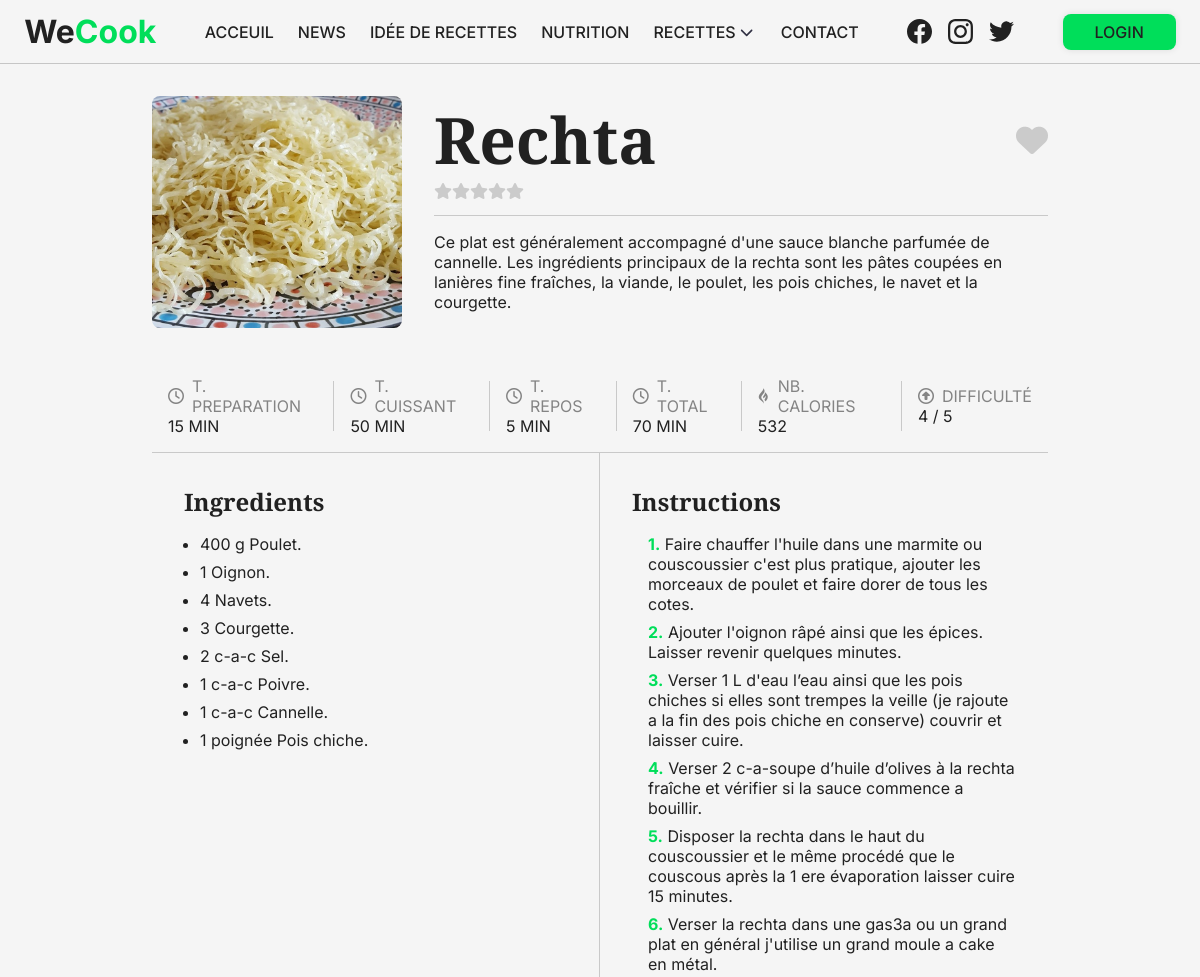
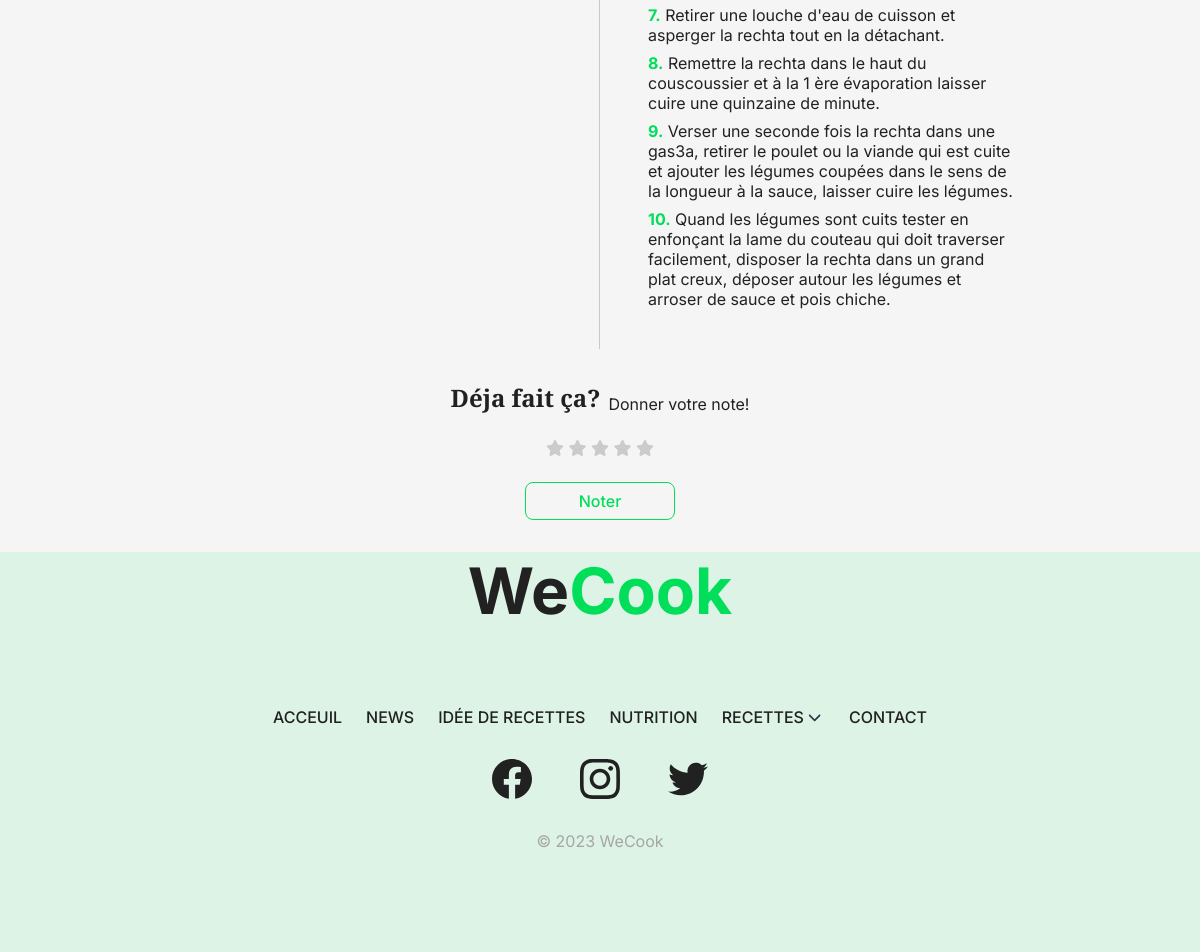
/public/recipe/907, run on the app's committed database (2 pictures, top to bottom).
### tables this page shows
CREATE TABLE `Recette` (
  `id` int(11) NOT NULL,
  `titre` text NOT NULL,
  `description` text NOT NULL,
  `image` text NOT NULL,
  `video` text,
  `creator_id` int(11) DEFAULT NULL,
  `temps_preparation` int(11) NOT NULL,
  `temps_cuisson` int(11) NOT NULL,
  `temps_repos` int(11) DEFAULT NULL,
  `difficulte` int(11) NOT NULL,
  `categorie` text NOT NULL,
  `notation` int(11) DEFAULT NULL,
  `etat` text NOT NULL,
  `healthy` tinyint(1) NOT NULL,
  `calories` int(11) DEFAULT NULL
);

CREATE TABLE `RecetteIngredient` (
  `id` int(11) NOT NULL,
  `quantite` int(11) NOT NULL,
  `unite` text NOT NULL,
  `id_recette` int(11) NOT NULL,
  `id_ingredient` int(11) NOT NULL
);

CREATE TABLE `Etape` (
  `id` int(11) NOT NULL,
  `description` text NOT NULL,
  `ordre` int(11) NOT NULL,
  `id_recette` int(11) NOT NULL
);

### app/core/App.php (called while the page is built, shortened)
<?php
require_once "Database.php";
class App
{
	private $method = 'index';
	public function splitURL()
	{
		$URL = $_GET['url'] ?? 'home';
		$URL = explode("/", trim($URL, "/"));
		return $URL;
	}
	public function loadController()
	{
		$URL = $this->splitURL();
		$filename = "../app/controllers/" . ucfirst($URL[0]) . ".php";
		if (file_exists($filename)) {
			unset($URL[0]);
		} else {
			$filename = "../app/controllers/_404.php";
			require $filename;
			$this->controller = "_404";
		}
		$controller = new $this->controller;
		call_user_func_array([$controller, $this->method], $URL);
	}
}

### public/index.php (called while the page is built, shortened)
<?php
$app = new App;
$app->loadController();

### app/core/Database.php (called while the page is built, shortened)
<?php
trait Database
{
	private function connect()
	{
		try {
			$string = "mysql:hostname=" . DBHOST . ";dbname=" . DBNAME;
			$con = new PDO($string, DBUSER, DBPASS);
		} catch (PDOException $e) {
			echo 'Échec de la connexion : ' . $e->getMessage();
			$con = null;
		}
		return $con;
	}
	public function get_row($query, $data = [])
	{
		$con = $this->connect();
		$stm = $con->prepare($query);
		$check = $stm->execute($data);
		if ($check) {
			$result = $stm->fetchAll(PDO::FETCH_OBJ);
			if (is_array($result) && count($result)) {
				return $result[0];
			}
		}
		return false;
	}
	public function get_rows($query, $data = [])
	{
		$con = $this->connect();
		$stm = $con->prepare($query);
		$check = $stm->execute($data);
		if ($check) {
			$result = $stm->fetchAll(PDO::FETCH_OBJ);
			if (is_array($result) && count($result)) {
				return $result;
			}
		}
		return false;
	}
}

### app/models/RecipeModel.php (called while the page is built, shortened)
<?php
class RecipeModel
{
    protected $table = 'Recette';
    public function getRecipeById($id)
    {
        $query = "select * from $this->table where id = :id";
        $data = array("id" => $id);
        $recipe = $this->get_row($query, $data);
        $query2 = "select * from RecetteIngredient where id_recette = :id";
        $ingredients = $this->get_rows($query2, $data);
        foreach ($ingredients as $key => $ingredient) {
            $ingredientModel = new IngredientModel();
            $ingredientName = $ingredientModel->getById($ingredient->id_ingredient);
            $ingredients[$key]->nom = $ingredientName->nom;
        }
        $steps = $this->get_rows("select * from Etape where id_recette = :id", $data);
        return array("recipe" => $recipe, "ingredients" => $ingredients, "steps" => $steps);
    }
}

### app/views/recipe.view.php (the view, shortened to what this page needs)
<?php
require_once "shared/mainLayout.php";
require_once "shared/main.php";
class RecipeView
{
    private $recipe;
    private $ingredients;
    private $steps;
    public function __construct($data)
    {
        $this->recipe = $data['recipe'];
        $this->ingredients = $data['ingredients'];
        $this->steps = $data['steps'];
    }
    public function display()
    {
        $main = new MainLayout();
        function content(
            $recipe,
            $ingList,
            $intList
        ) {
?>
            <div class="recipe-body">
                <div class="recipe-header">
                    <img src="<?php echo $recipe->image ?>" alt="">
                    <div class="recipe-title">
                        <div class="title-actions">
                            <h1><?php echo $recipe->titre ?></h1>
                            <div class="actions">
                                <div class="like-action">
                                    <i class="fas fa-heart"></i>
                                </div>
                            </div>
                        </div>
                        <div class="notation">
                            <div class="stars display-only">
                                <?php
                                $i = 0;
                                for ($i; $i < $recipe->notation; $i++) {
                                    echo '<i class="fas fa-star checked"></i>';
                                }
                                if ($i < 5) {
                                    for ($i; $i < 5; $i++) {
                                        echo '<i class="fas fa-star"></i>';
                                    }
                                }
                                ?>
                            </div>
                        </div>
                        <div class="recipe-description">
                            <p><?php echo $recipe->description ?></p>
                        </div>
                    </div>
                </div>
                <div class="recipe-content">
                    <div class="up-details">
                        <div class="detail-container">
                            <div class="d-h">
                                <i class="fa-regular fa-clock"></i>
                                <p>T. PREPARATION</p>
                            </div>
                            <p><?php echo $recipe->temps_preparation ?> MIN</p>
                        </div>
                        <div class="detail-container">
                            <div class="d-h">
                                <i class="fa-regular fa-clock"></i>
                                <p>T. CUISSANT</p>
                            </div>
                            <p><?php echo $recipe->temps_cuisson ?> MIN</p>
                        </div>
                        <div class="detail-container">
                            <div class="d-h">
                                <i class="fa-regular fa-clock"></i>
                                <p>T. REPOS</p>
                            </div>
                            <p><?php echo $recipe->temps_repos ?> MIN</p>
                        </div>
                        <div class="detail-container">
                            <div class="d-h">
                                <i class="fa-regular fa-clock"></i>
                                <p>T. TOTAL</p>
                            </div>
                            <p><?php echo $recipe->temps_repos + $recipe->temps_cuisson + $recipe->temps_preparation ?> MIN</p>
                        </div>
                        <div class="detail-container">
                            <div class="d-h">
                                <i class="fa-brands fa-gripfire"></i>
                                <p>NB. CALORIES</p>
                            </div>
                            <p><?php echo $recipe->calories ?> </p>
                        </div>
                        <div class="detail-container">
                            <div class="d-h">
                                <i class="fa-regular fa-circle-up"></i>
                                <p>DIFFICULTÉ</p>
                            </div>
                            <p><?php echo $recipe->difficulte ?> / 5 </p>
                        </div>
                    </div>
                    <div class="recipe-cont">
                        <div class="recipe-part">
                            <h2>Ingredients</h2>
                            <ul>
                                <?php
                                foreach ($ingList as $ing) {
                                ?>
                                    <li>
                                        <?php echo $ing->quantite ?> <?php echo $ing->unite ?> <?php echo $ing->nom ?>.
                                    </li>
                                <?php
                                }
                                ?>
                            </ul>
                        </div>
                        <div class="recipe-part">
                            <h2>Instructions</h2>
                            <ol>
                                <?php
                                foreach ($intList as $inst) {
                                ?>
                                    <li>
                                        <?php echo $inst->description ?>
                                    </li>
                                <?php
                                }
                                ?>
                            </ol>
                        </div>
                    </div>
                    <div class="action-notation">
                        <span>
                            <h2>
                                Déja fait ça?
                            </h2>
                            <p>Donner votre note!</p>
                        </span>
                        <div class="notation">
                            <div class="stars">
                                <i class="fas fa-star"></i>
                                <i class="fas fa-star"></i>
                                <i class="fas fa-star"></i>
                                <i class="fas fa-star"></i>
                                <i class="fas fa-star"></i>
                            </div>
                        </div>
                        <div class="secondary-button rate-btn">
                            Noter
                        </div>
                    </div>
                </div>
            </div>
<?php
        };
        $recipe = $this->recipe;
        $ingList = $this->ingredients;
        $intList = $this->steps;
        $main->displayLayout($recipe->titre, function () use ($recipe, $ingList, $intList) {
            return
                content($recipe, $ingList, $intList);
        });
    }
}

### public/assets/css/style.css (style rules this page uses)
* { margin: 0; padding: 0; box-sizing: border-box; font-family: "Inter", sans-serif; -webkit-user-drag: none; color: rgb(var(--dark)); }
body { overflow-x: hidden; background-color: rgb(var(--bg)); }
.title-actions { width: 100%; display: flex; justify-content: space-between; align-items: center; }
.stars i { color: rgba(var(--dark), 0.2); }
.recipe-body { width: 80vw; min-height: 30px; margin: auto; padding: 32px; }
.recipe-title { padding-bottom: 16px; height: fit-content; display: flex; flex-direction: column; width: 70vw; }
.recipe-title h1 { font-size: 64px; }
.recipe-header { display: flex; gap: 32px; }
.recipe-header > img { width: 250px; border-radius: 8px; object-fit: cover; }
.recipe-description { border-top: 1px solid rgb(201, 201, 201); margin-top: 16px; padding-top: 16px; }
.like-action i { cursor: pointer; color: rgba(var(--dark), 0.2); font-size: 32px; transition: all 0.2s ease-in-out; }
.recipe-content { width: 100%; }
.recipe-content { padding-top: 32px; }
.up-details { width: fit-content; display: flex; align-items: center; padding: 16px; gap: 16px; border-bottom: 1px solid rgb(201, 201, 201); align-items: center; margin: auto; }
.d-h { display: flex; align-items: center; gap: 8px; }
.d-h p, .d-h i { color: rgb(132, 132, 132); }
.detail-container { display: flex; flex-direction: column; }
.recipe-body h1, .recipe-body h2, .recipe-body h3, .recipe-body h4 { font-family: "Playfair Display", serif; }
.recipe-cont { width: 100%; display: flex; }
.recipe-part { width: 50%; padding: 32px; }
.recipe-part:first-child { border-right: 1px solid rgb(201, 201, 201); }
.recipe-part li { margin-left: 16px; margin-bottom: 8px; }
.recipe-part li:first-child { margin-top: 16px; }
.recipe-part ol { list-style: none; }
.recipe-part ol li { counter-increment: my-c; }
.recipe-part ol li::before { content: counter(my-c) "."; color: rgb(var(--main)); font-weight: 700; }
.action-notation { padding-top: 32px; display: flex; flex-direction: column; gap: 24px; margin: auto; width: fit-content; align-items: center; }
.action-notation span { display: flex; align-items: flex-end; gap: 8px; }
.secondary-button { width: 150px; padding: 8px 16px; border: 1.5px solid rgb(var(--main)); display: grid; place-items: center; color: rgb(var(--main)); font-weight: 500; border-radius: 8px; transition: all 0.2s ease-in-out; cursor: pointer; }

### data on the page
recette: image (placeholder picture), titre "Rechta", description "Ce plat est généralement accompagné d'une sauce blanche parfumée de cannelle. Les ingrédients principaux de la rechta sont les pâtes coupées en lanières fine fraîches, la viande, le poulet, les pois chiches, le navet et la courgette.", temps_preparation "15", temps_cuisson "50", temps_repos "5", $recipe->temps_repos + $recipe->temps_cuisson + $recipe->temps_preparation "70", calories "532", difficulte "4"
recetteingredient: quantite "400", unite "g", nom "Poulet"
recetteingredient: quantite "1", nom "Oignon"
recetteingredient: quantite "4", nom "Navets"
recetteingredient: quantite "3", nom "Courgette"
recetteingredient: quantite "2", unite "c-a-c", nom "Sel"
recetteingredient: quantite "1", unite "c-a-c", nom "Poivre"
recetteingredient: quantite "1", unite "c-a-c", nom "Cannelle"
recetteingredient: quantite "1", unite "poignée", nom "Pois chiche"
etape: description "Faire chauffer l'huile dans une marmite ou couscoussier c'est plus pratique, ajouter les morceaux de poulet et faire dorer de tous les cotes."
etape: description "Ajouter l'oignon râpé ainsi que les épices. Laisser revenir quelques minutes."
etape: description "Verser 1 L d'eau l’eau ainsi que les pois chiches si elles sont trempes la veille (je rajoute a la fin des pois chiche en conserve) couvrir et laisser cuire."
etape: description "Verser 2 c-a-soupe d’huile d’olives à la rechta fraîche et vérifier si la sauce commence a bouillir."
etape: description "Disposer la rechta dans le haut du couscoussier et le même procédé que le couscous après la 1 ere évaporation laisser cuire 15 minutes."
etape: description "Verser la rechta dans une gas3a ou un grand plat en général j'utilise un grand moule a cake en métal."
etape: description "Retirer une louche d'eau de cuisson et asperger la rechta tout en la détachant."
etape: description "Remettre la rechta dans le haut du couscoussier et à la 1 ère évaporation laisser cuire une quinzaine de minute."
etape: description "Verser une seconde fois la rechta dans une gas3a, retirer le poulet ou la viande qui est cuite et ajouter les légumes coupées dans le sens de la longueur à la sauce, laisser cuire les légumes."
etape: description "Quand les légumes sont cuits tester en enfonçant la lame du couteau qui doit traverser facilement, disposer la rechta dans un grand plat creux, déposer autour les légumes et arroser de sauce et pois chiche."
